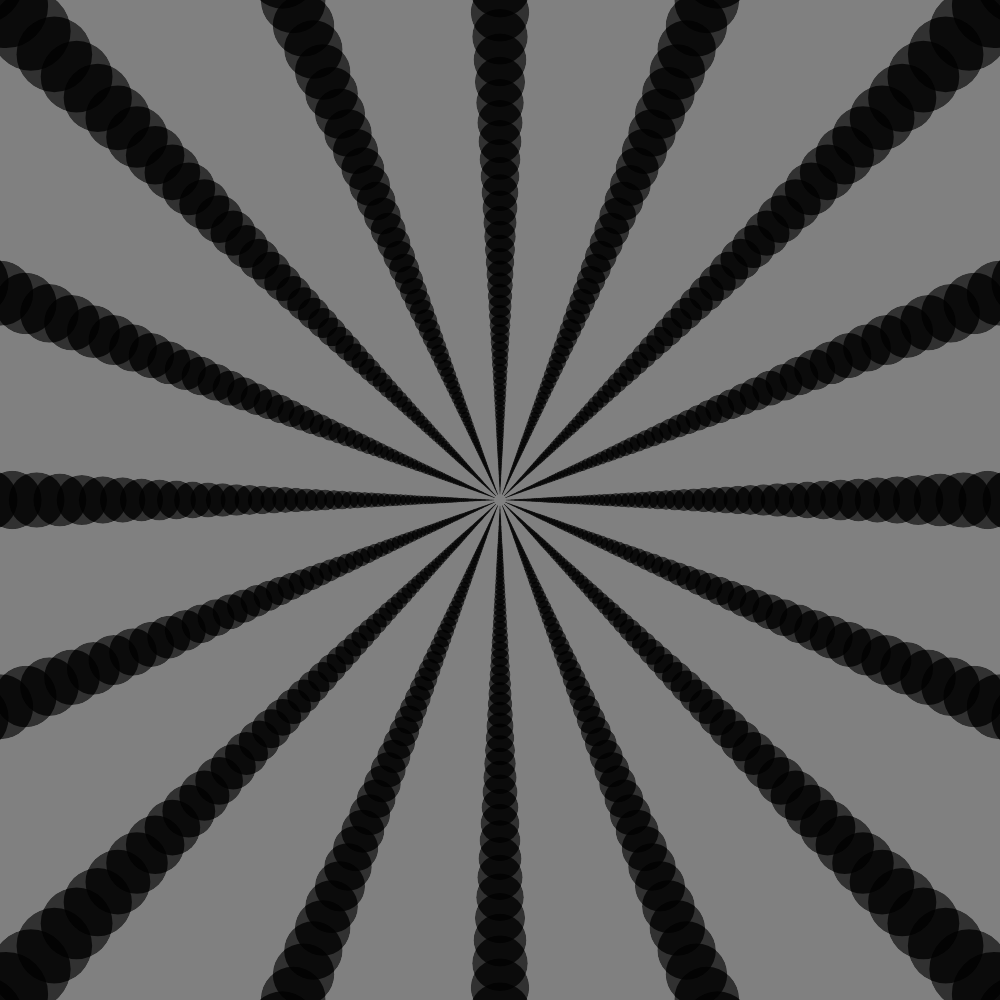
Frame 1 (no input)
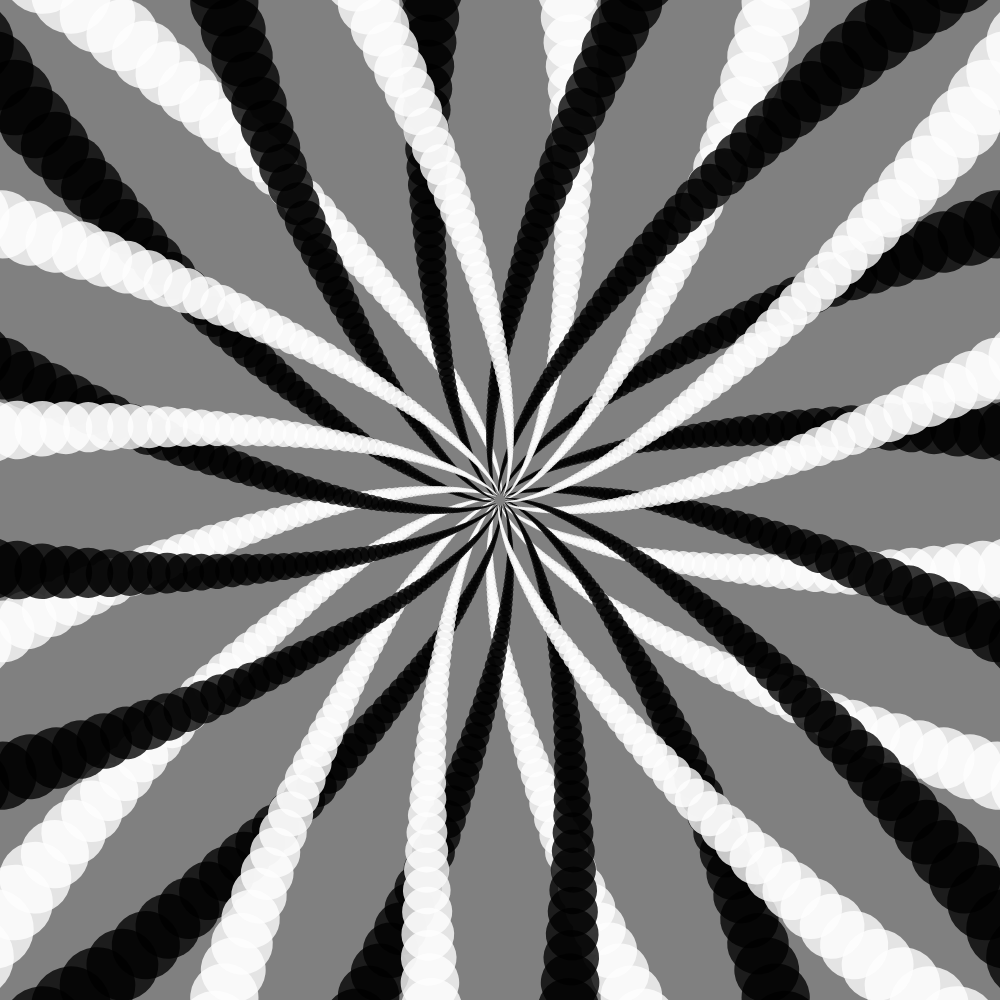
Frame 60 (no input)
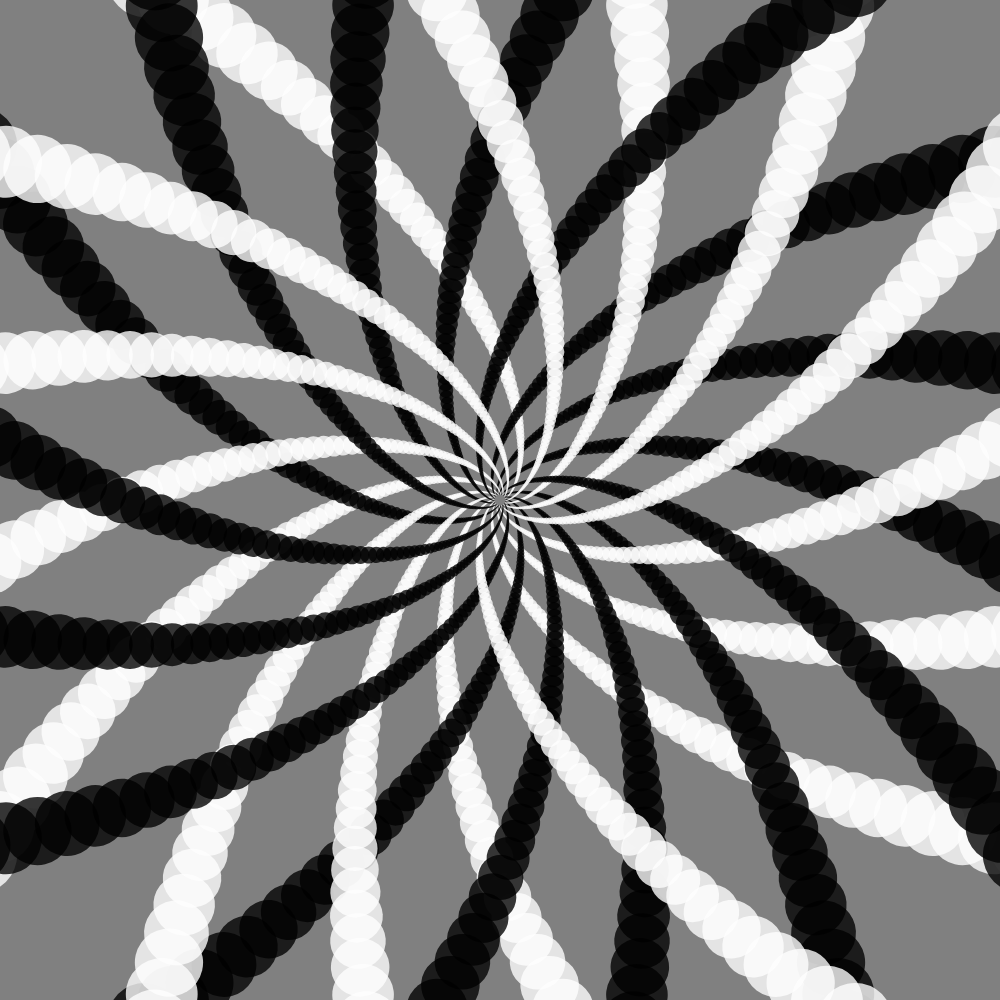
Frame 120 (the mouse pressed at the canvas centre since frame 60)

The p5.js sketch that drew these frames (run headless with seeded random() and noise() and a simulated clock; from frame 60 on, the mouse is pressed at the canvas centre):

// p5.js sketch
// ── sketch.js






let angle = 0;

function setup()
{
	createCanvas(1000,1000);
	angleMode(DEGREES);
	noStroke();
}

function draw()
{
	background("grey");
	
	translate(width/2, height/2);


	for (let a = 0; a < 360; a += 22.5)
		{
			
			rotate(a)
			push();
				for(let i = 0; i < 100; i++)
				{
					fill(255,255,255, 200);
					scale(0.95);
					rotate(angle);
					ellipse(width, 0, 120);
				}
			pop();

			push();
				for(let i = 0; i < 100; i++)
				{
					fill(0,0,0, 200);
					scale(0.95);
					rotate(-angle);
					ellipse(width, 0, 120);
				}
			pop();
		}

	angle += 0.01;

}






























// function setup()
// {
// 	createCanvas(700, 700);

// 	angleMode(DEGREES);
//   // using degrees rather than the default radians
// 	rectMode(CENTER);
//   // draw from the centre of the rectangle rather than the default top left corner
// 	background("green");
//   // black background
// }

// function draw()
// {
//   translate(width/2, height/2);
//   // change origin point of square to the middle of the canvas

//   for (let squareSize = 0; squareSize < 20; squareSize = squareSize + 1 )
//   // squareSize is 0. is squareSize bigger than 20?, if not = squareSize + 1
//   {
//     for (let angle = 0; angle < 20; angle += 0.5)
//     // angle is 0. is angle greater than 20?, if not = angle + 0.5
//     {

//       stroke("yellow");
//       strokeWeight(1);
//       noFill(0);
//       rotate(angle);
//       scale(0.9)
//       rect(0,0, width, height); 
//     }
//   }
// }
